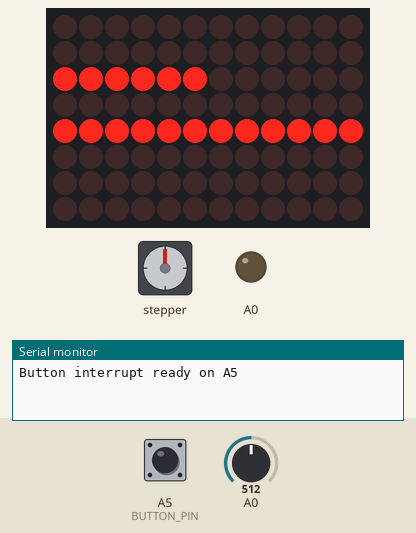
Simulated run of this sketch. Board: Arduino Uno R4 WiFi. On the bench: stepper motor, 12×8 LED matrix, output pins drawn as LEDs (lit = HIGH), the last lines printed to the serial monitor. Wiring (inferred from the names in the program): stepper motor driver (200 steps per turn assumed): step D8; direction D7. The test bench sets the inputs (shaded band); at power-on: A5 (BUTTON_PIN) HIGH, A0 = 512.

Above: at 1.2 s.
1.3 s: A5 (BUTTON_PIN) pulled LOW for 0.15 s
At 1.38 s:
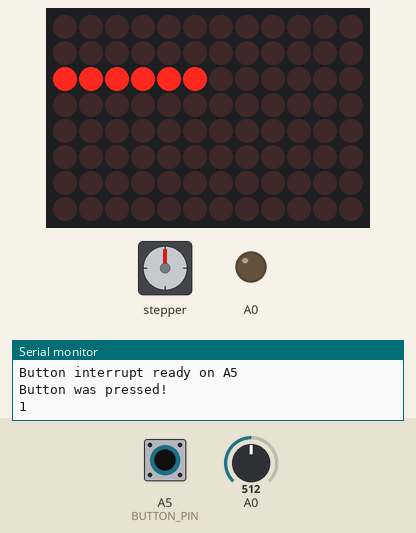
2.9 s: A0 set to 716
At 4.0 s:
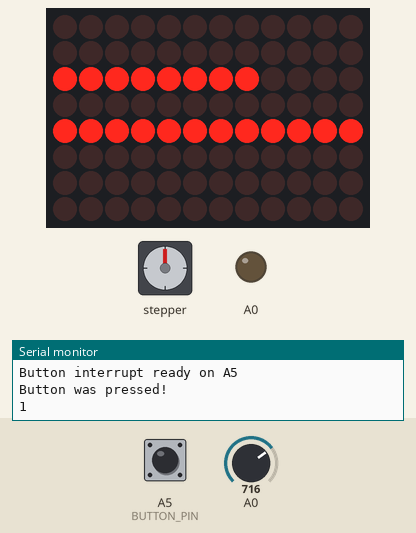
4.4 s: A5 (BUTTON_PIN) pulled LOW for 1 s
At 5.2 s:
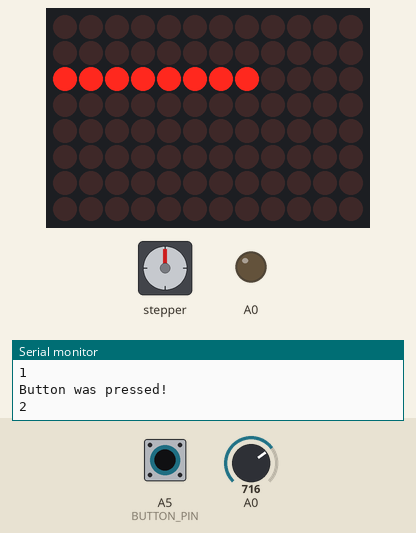
6.9 s: A0 set to 900
At 7.6 s:
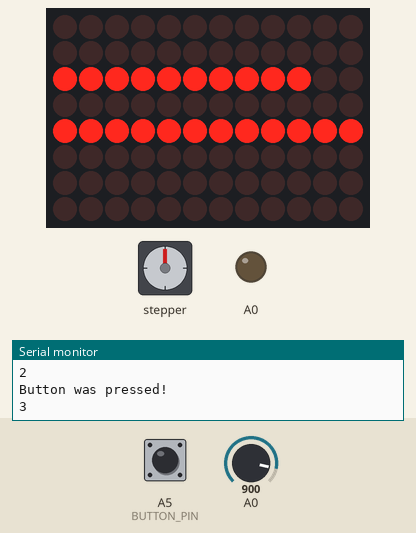
8.4 s: A5 (BUTTON_PIN) pulled LOW for 0.15 s
At 8.5 s:
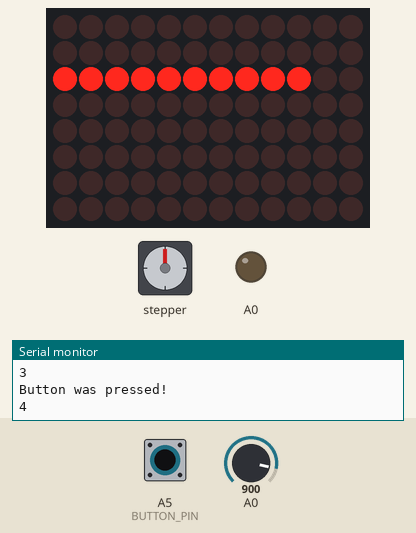
10.0 s: A0 set to 1023
At 10.4 s:
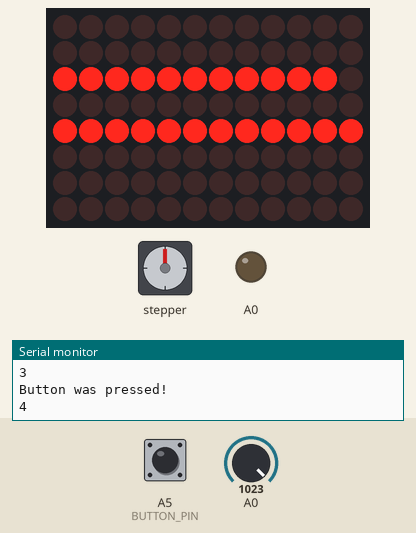
Timing chart, 0 to 12.5 s (numbered marks = the images above; inputs shaded):
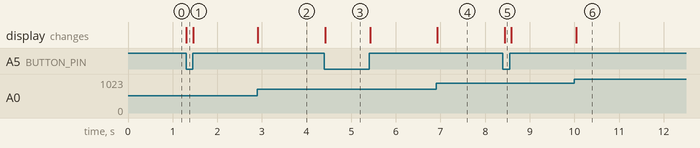

The sketch:

switch_pot_matrix.ino
```cpp
#include "ArduinoGraphics.h"
#include <Arduino_LED_Matrix.h>

// Simple smiley face pattern (12x8 matrix)
const uint32_t smiley[] = {
  0x70F0F0F0, //0x19819,
  0xF0F0F0F0, //0x80000001,
  0xF0F0F0F1 //0x81f8000
};

// Heart pattern
const uint32_t heart[] = {
  0x3184a444,
  0x44042081,
  0x100a0040
};

/*
 Stepper Motor Control - one revolution

 This program drives a unipolar or bipolar stepper motor.
 The motor is attached to digital pins 8 - 11 of the Arduino.

 The motor should revolve one revolution in one direction, then
 one revolution in the other direction.


 Created 11 Mar. 2007
 Modified 30 Nov. 2009
 by Tom Igoe

 */

#include <Stepper.h>
ArduinoLEDMatrix matrix;

const int stepsPerRevolution = 200;  // change this to fit the number of steps per revolution
// for your motor

// initialize the stepper library on pins 8 through 11:
Stepper myStepper(stepsPerRevolution, 8, 9, 10, 11);
#define LED_BUILTIN 1
#define STEP_PIN 8
#define DIR_PIN 7

const int BUTTON_PIN = A5;
volatile bool buttonPressed = false;
volatile int numPressed = 0;
volatile unsigned long lastInterruptTime = 0;

void setup() {
  // set the speed at 60 rpm:
  myStepper.setSpeed(60);

  // initialize the serial port:
  Serial.begin(115200);

  matrix.begin();
  pinMode(STEP_PIN, OUTPUT);
  pinMode(DIR_PIN, OUTPUT);
  pinMode(A0, OUTPUT);

  pinMode(BUTTON_PIN, INPUT_PULLUP);  // Use internal pull-up resistor

  // Attach interrupt - trigger on falling edge (button press)
  attachInterrupt(digitalPinToInterrupt(BUTTON_PIN), buttonISR, HIGH);

  Serial.println("Button interrupt ready on A5");
}

void buttonISR() {
  unsigned long currentTime = millis();

  // Only register press if it's been > 200ms since last press
  if (currentTime - lastInterruptTime > 200) {
    buttonPressed = true;
    lastInterruptTime = currentTime;
    numPressed++;
  }
}

void graphLine(int y, int x) {
  matrix.beginDraw();
  matrix.stroke(0x00000000);
  matrix.line(0, y, 11, y);
  if (x+1 > 1) {
    matrix.stroke(0xFFFFFFFF);
    matrix.line(0, y, x-1, y);
  }
  matrix.endDraw();
}

void loop() {

  int value = analogRead(A0);
  int relValue = (value * 12) / 1024;
  // Convert to string and append
  if (digitalRead(BUTTON_PIN))
  {
    graphLine(4, 12);
  }
  else
  {
    graphLine(4, 0);
  }
  graphLine(2, relValue);

  delay(50);
  // matrix.beginDraw();
  // matrix.stroke(0x00000000);  // or stroke(1)
  // matrix.line(0, 0, 11, 0);
  // matrix.stroke(0xFFFFFFFF);  // or stroke(1)
  // matrix.line(0, 2, 11, 2);
  // matrix.endDraw();
  //delay(50);

  if (buttonPressed) {
    Serial.println("Button was pressed!");
    Serial.println(numPressed);
    buttonPressed = false;  // Reset flag
  }
}
```

Measured:
- after the input at 1.3 s, the display: changes at once (image 1)
- after the input at 2.9 s, the display: changes at once (image 2)
- after the input at 4.4 s, the display: changes at once (image 3)
- after the input at 6.9 s, the display: changes at once (image 4)
- after the input at 8.4 s, the display: changes at once (image 5)
- after the input at 10.0 s, the display: changes at once (image 6)
